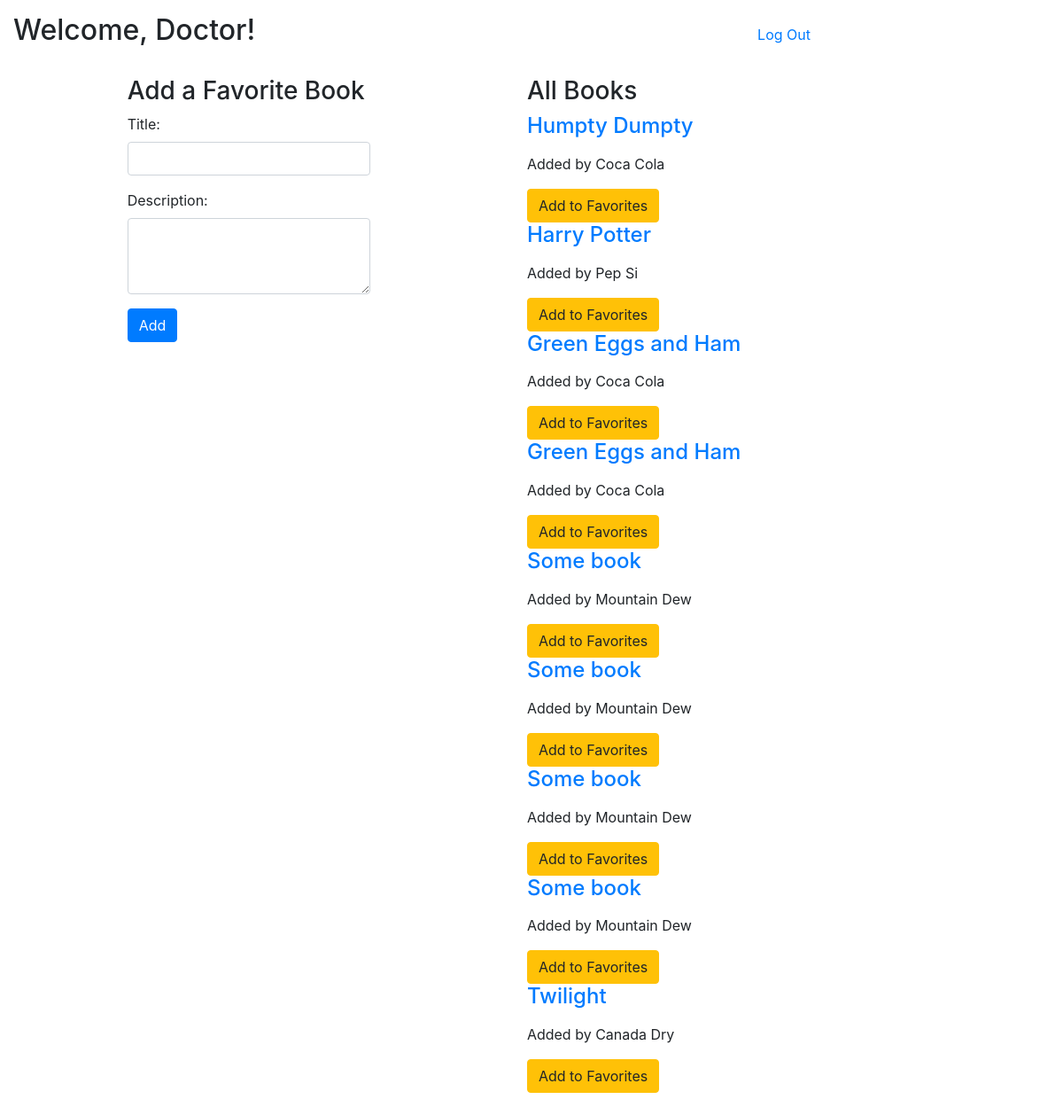
Page /books (signed in) on the committed database.
### books_app/models.py (models this page shows)
class User(models.Model):
    first_name = models.CharField(max_length=255)
    last_name = models.CharField(max_length=255)
    email = models.CharField(max_length=255)
    password = models.CharField(max_length=255)
    created_at = models.DateTimeField(auto_now_add=True)
    updated_at = models.DateTimeField(auto_now=True)
    objects=UserManager()

class Book(models.Model):
    title = models.CharField(max_length=255)
    description = models.TextField()
    book_adder = models.ForeignKey(User, related_name="books", on_delete = models.CASCADE)
    favoriter = models.ManyToManyField(User, related_name="favorited_books")
    created_at = models.DateTimeField(auto_now_add=True)
    updated_at = models.DateTimeField(auto_now=True)
    objects=BookManager()

### books_app/views.py (the view)
# urls.py: path('books', views.books),
def books(request):
    if 'user_id' in request.session:
        user = User.objects.filter(id=request.session['user_id'])
        if user:
            context = {
                'user': user[0],
                'books':Book.objects.all(),
            }
            return render(request, 'main.html', context)
    return redirect('/')

### books_app/templates/main.html (shortened to what this page needs)
<!DOCTYPE html>
<html lang="en">
<head>
    <link rel="stylesheet" href="https://stackpath.bootstrapcdn.com/bootstrap/4.5.2/css/bootstrap.min.css"
>
    {% load static %}
    <link rel="stylesheet" href="{% static 'css/style.css' %}">
</head>
<body>
    <div class="header">
        <h2>Welcome, {{ request.session.user_name }}!</h2>
        <a href="/logout">Log Out</a>
    </div>
    <div class="container">
        <section>
            <h3>Add a Favorite Book</h3>
            <form action="/add_book" method="post">
                <div class="form-group">
                    <label for="title">Title:</label><input name="title" type="text" class="form-control">
                </div>
                <div class="form-group">
                    <label for="description">Description:</label><textarea class="form-control" rows="3" cols="20"
                        name="description"></textarea>
                </div>
                <button class="btn btn-primary">Add</button>
            </form>
        </section>
        <section>
            <h3>All Books</h3>
            <div id="all_books">
                {% for book in books %}
                {% if user not in book.favoriter.all %}
                <h4><a href="/books/{{book.id}}">
                        <p>{{ book.title }}
                    </a></h4>
                <p>Added by {{ book.book_adder.first_name }} {{ book.book_adder.last_name }}</p>
                <a href="/favorite/{{book.id}}" role="button" class="btn btn-warning">Add to Favorites</a>
                {% endif %}
                {% endfor %}
            </div>
        </section>
    </div>
</body>
</html>

### books_app/static/css/style.css (style rules this page uses)
* { margin:0; padding: 0; }
body { width: 900px; margin: 15px;; }
.header { display: flex; justify-content: space-between; align-items: baseline; }
.container { display: flex; justify-content: space-around; margin: 25px; }

### rows in the picture
User: session.user_name "Doctor"
Book: title "Humpty Dumpty", book_adder.first_name "Coca", book_adder.last_name "Cola"
Book: title "Harry Potter", book_adder.first_name "Pep", book_adder.last_name "Si"
Book: title "Green Eggs and Ham", book_adder.first_name "Coca", book_adder.last_name "Cola"
Book: title "Green Eggs and Ham", book_adder.first_name "Coca", book_adder.last_name "Cola"
Book: title "Some book", book_adder.first_name "Mountain", book_adder.last_name "Dew"
Book: title "Some book", book_adder.first_name "Mountain", book_adder.last_name "Dew"
Book: title "Some book", book_adder.first_name "Mountain", book_adder.last_name "Dew"
Book: title "Some book", book_adder.first_name "Mountain", book_adder.last_name "Dew"
Book: title "Twilight", book_adder.first_name "Canada", book_adder.last_name "Dry"
